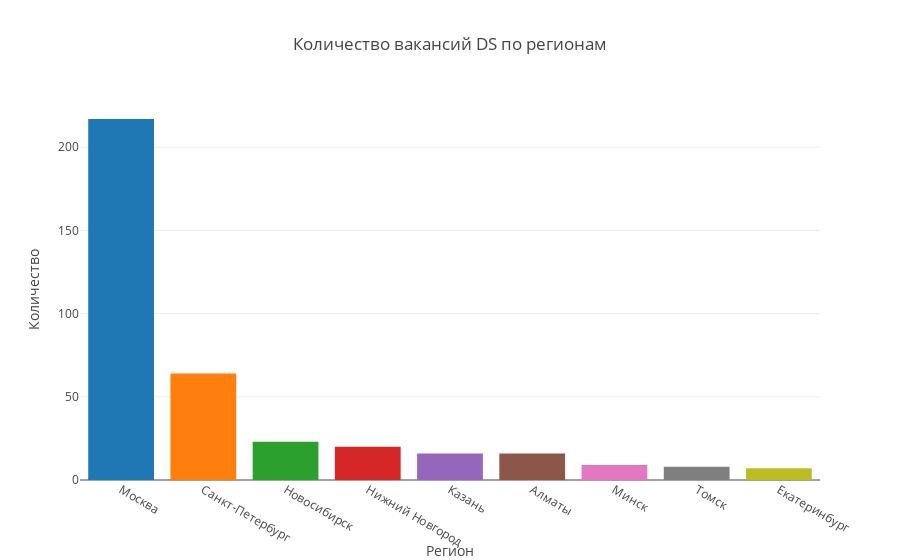

Source (notebook cell):
### Code cell
df_7_1 = pd.read_sql_query(query_7_1, connection)

# График кол-ва вакансий DS по регионам
ds_cities = px.bar(
    data_frame=df_7_1,
    x='name',
    y='cnt',
    color='name',
    template='xgridoff',
    title='Количество вакансий DS по регионам'
)
ds_cities.update_layout(xaxis_title='Регион', yaxis_title='Количество', showlegend=False)
ds_cities.show()

### Figure 1 — Plotly figure (JSON) as saved in the notebook; plotly's stock layout.template omitted (floating-point values rounded to 4 significant figures)
{"data": [{"alignmentgroup": "True", "hovertemplate": "name=%{x}<br>cnt=%{y}<extra></extra>", "legendgroup": "Москва", "marker": {"color": "#1F77B4", "pattern": {"shape": ""}}, "name": "Москва", "offsetgroup": "Москва", "orientation": "v", "showlegend": true, "textposition": "auto", "type": "bar", "x": ["Москва"], "xaxis": "x", "y": [217], "yaxis": "y"}, {"alignmentgroup": "True", "hovertemplate": "name=%{x}<br>cnt=%{y}<extra></extra>", "legendgroup": "Санкт-Петербург", "marker": {"color": "#FF7F0E", "pattern": {"shape": ""}}, "name": "Санкт-Петербург", "offsetgroup": "Санкт-Петербург", "orientation": "v", "showlegend": true, "textposition": "auto", "type": "bar", "x": ["Санкт-Петербург"], "xaxis": "x", "y": [64], "yaxis": "y"}, {"alignmentgroup": "True", "hovertemplate": "name=%{x}<br>cnt=%{y}<extra></extra>", "legendgroup": "Новосибирск", "marker": {"color": "#2CA02C", "pattern": {"shape": ""}}, "name": "Новосибирск", "offsetgroup": "Новосибирск", "orientation": "v", "showlegend": true, "textposition": "auto", "type": "bar", "x": ["Новосибирск"], "xaxis": "x", "y": [23], "yaxis": "y"}, {"alignmentgroup": "True", "hovertemplate": "name=%{x}<br>cnt=%{y}<extra></extra>", "legendgroup": "Нижний Новгород", "marker": {"color": "#D62728", "pattern": {"shape": ""}}, "name": "Нижний Новгород", "offsetgroup": "Нижний Новгород", "orientation": "v", "showlegend": true, "textposition": "auto", "type": "bar", "x": ["Нижний Новгород"], "xaxis": "x", "y": [20], "yaxis": "y"}, {"alignmentgroup": "True", "hovertemplate": "name=%{x}<br>cnt=%{y}<extra></extra>", "legendgroup": "Казань", "marker": {"color": "#9467BD", "pattern": {"shape": ""}}, "name": "Казань", "offsetgroup": "Казань", "orientation": "v", "showlegend": true, "textposition": "auto", "type": "bar", "x": ["Казань"], "xaxis": "x", "y": [16], "yaxis": "y"}, {"alignmentgroup": "True", "hovertemplate": "name=%{x}<br>cnt=%{y}<extra></extra>", "legendgroup": "Алматы", "marker": {"color": "#8C564B", "pattern": {"shape": ""}}, "name": "Алматы", "offsetgroup": "Алматы", "orientation": "v", "showlegend": true, "textposition": "auto", "type": "bar", "x": ["Алматы"], "xaxis": "x", "y": [16], "yaxis": "y"}, {"alignmentgroup": "True", "hovertemplate": "name=%{x}<br>cnt=%{y}<extra></extra>", "legendgroup": "Минск", "marker": {"color": "#E377C2", "pattern": {"shape": ""}}, "name": "Минск", "offsetgroup": "Минск", "orientation": "v", "showlegend": true, "textposition": "auto", "type": "bar", "x": ["Минск"], "xaxis": "x", "y": [9], "yaxis": "y"}, {"alignmentgroup": "True", "hovertemplate": "name=%{x}<br>cnt=%{y}<extra></extra>", "legendgroup": "Томск", "marker": {"color": "#7F7F7F", "pattern": {"shape": ""}}, "name": "Томск", "offsetgroup": "Томск", "orientation": "v", "showlegend": true, "textposition": "auto", "type": "bar", "x": ["Томск"], "xaxis": "x", "y": [8], "yaxis": "y"}, {"alignmentgroup": "True", "hovertemplate": "name=%{x}<br>cnt=%{y}<extra></extra>", "legendgroup": "Екатеринбург", "marker": {"color": "#BCBD22", "pattern": {"shape": ""}}, "name": "Екатеринбург", "offsetgroup": "Екатеринбург", "orientation": "v", "showlegend": true, "textposition": "auto", "type": "bar", "x": ["Екатеринбург"], "xaxis": "x", "y": [7], "yaxis": "y"}], "layout": {"barmode": "relative", "legend": {"title": {"text": "name"}, "tracegroupgap": 0}, "showlegend": false, "title": {"text": "Количество вакансий DS по регионам"}, "xaxis": {"anchor": "y", "categoryarray": ["Москва", "Санкт-Петербург", "Новосибирск", "Нижний Новгород", "Казань", "Алматы", "Минск", "Томск", "Екатеринбург"], "categoryorder": "array", "domain": [0, 1], "title": {"text": "Регион"}}, "yaxis": {"anchor": "x", "domain": [0, 1], "title": {"text": "Количество"}}}}
